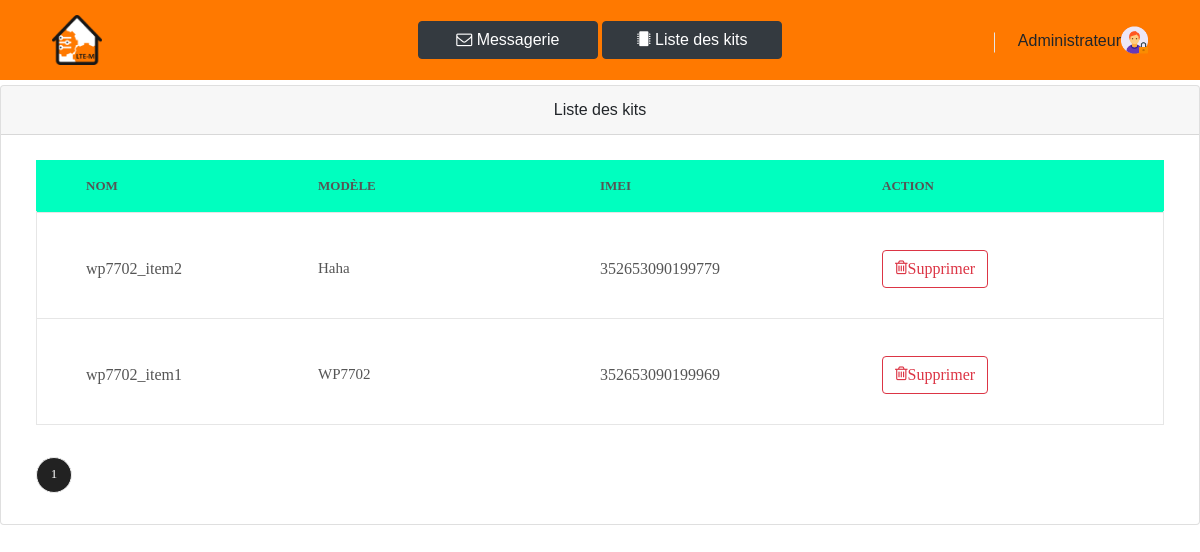
/listKitsAdmin.php (signed in), run on the app's committed database.
### tables this page shows
CREATE TABLE `kit` (
  `idKit` int(25) NOT NULL,
  `imei` varchar(25) NOT NULL,
  `serialNumber` varchar(25) NOT NULL,
  `modele` varchar(25) NOT NULL,
  `libelle` varchar(25) NOT NULL,
  `idClient` varchar(25) NOT NULL
);

### listKitsAdmin.php (the view, shortened to what this page needs)
<!DOCTYPE html>
<html lang="fr">
<head>
	<link rel="stylesheet" type="text/css" href="libs/vendor/bootstrap/css/bootstrap.min.css">
	<link rel="stylesheet" type="text/css" href="libs/fonts/font-awesome-4.7.0/css/font-awesome.min.css">
	<link rel="stylesheet" type="text/css" href="libs/fonts/themify/themify-icons.css">
	<link rel="stylesheet" type="text/css" href="libs/fonts/Linearicons-Free-v1.0.0/icon-font.min.css">
	<link rel="stylesheet" type="text/css" href="libs/fonts/elegant-font/html-css/style.css">
	<link rel="stylesheet" type="text/css" href="libs/vendor/animate/animate.css">
	<link rel="stylesheet" type="text/css" href="libs/vendor/css-hamburgers/hamburgers.min.css">
	<link rel="stylesheet" type="text/css" href="libs/vendor/animsition/css/animsition.min.css">
	<link rel="stylesheet" type="text/css" href="libs/vendor/select2/select2.min.css">
	<link rel="stylesheet" type="text/css" href="libs/vendor/slick/slick.css">
	<link rel="stylesheet" type="text/css" href="libs/css/util.css">
	<link rel="stylesheet" type="text/css" href="libs/css/main.css">
</head>
<body class="animsition">
	<?php
	require "header3.php"
	?>
	<div class="card text-center m-t-85">
		<div class="card-header">
			Liste des kits
		</div>
		<div class="card-body">
			<?php
			$kitsParPage = 5;
			$nbkits = 0;
			$bdd2 = new mysqli($servername, $username, $password, $dbname);
			$stmt4 = mysqli_prepare($bdd2, 'SELECT imei, modele, libelle FROM kit ORDER BY idKit DESC');
			mysqli_stmt_execute($stmt4);
			mysqli_stmt_bind_result($stmt4, $donnees['imei'], $donnees['modele'], $donnees['libelle']);
			while (mysqli_stmt_fetch($stmt4)) {
				$data[$nbkits] = $donnees['imei'] . ";" . $donnees['modele'] . ";" . $donnees['libelle'];
				$nbkits++;
			}
			$pagesTotales = ceil($nbkits / $kitsParPage);
			if (isset($_GET['page'])  and !empty($_GET['page'])  and $_GET['page'] > 0 and $_GET['page'] <= $pagesTotales) {
				$_GET['page'] = intval($_GET['page']);
				$pageCourante = $_GET['page'];
			} else {
				$pageCourante = 1;
			}
			if ($nbkits > 0) {
			?>
				<div align="left">
					<section class="cart bgwhite p-t-5 p-b-5">
						<div class="container">
							<div class="container-table-cart pos-relative">
								<div class="wrap-table-shopping-cart bgwhite">
									<table class="table-shopping-cart table-hover ">
										<tr class="table-head" style="background-color:#00FFBF;">
											<th style="width:25%;text-align:left" class="column-1">Nom</th>
											<th style="width:25%;text-align:left" class="column-2">Modèle</th>
											<th style="width:25%;text-align:left" class="column-3">IMEI</th>
											<th style="width:25%;text-align:left" class="column-4">Action</th>
										</tr>
										<?php
										foreach ($data as $value) {
											$tab = explode(";", $value);
										?>
											<tr class="table-row">
												<td class="column-1"><?php echo $tab[1];  ?></td>
												<td class="column-2"><?php echo $tab[2];  ?></td>
												<td class="column-3"><?php echo $tab[0];  ?> </td>
												<td class="column-4">
													<a href="deleteKit.php?imei=<?php echo $tab[0]; ?>"><button type="button" class="btn btn-outline-danger"><i style="float: left;" class="fa fa-trash-o"></i> Supprimer </button></a>
												</td>
											</tr>
										<?php } ?>
									</table>
								</div>
							</div>
							<div class="pagination flex-m flex-w p-t-26">
								<?php
								for ($nump = 1; $nump <= $pagesTotales; $nump++) {
									if ($nump == $pageCourante) {
								?>
										<a href="#" class="item-pagination flex-c-m trans-0-4 active-pagination"><?php echo $nump ?></a>
									<?php
									} else {
									?>
										<a href="listeKitsAdmin.php?page=<?php echo $nump ?>" class="item-pagination flex-c-m trans-0-4"><?php echo $nump ?></a>
								<?php
									}
								}
								?>
							</div>
						</div>
					</section>
				</div>
			<?php } ?>
		</div>
	</div>
</body>
</html>

### libs/css/main.css (style rules this page uses)
* { margin: 0px; padding: 0px; box-sizing: border-box; }
body, html { height: 100%; font-family: Montserrat-Regular, sans-serif; font-weight: 400; }
a { font-family: Montserrat-Regular; font-weight: 400; font-size: 15px; line-height: 1.7; color: #666666; margin: 0px; transition: all 0.4s; -webkit-transition: all 0.4s; -o-transition: all 0.4s; -moz-transition: all 0.4s; }
button { outline: none !important; border: none; background: transparent; }
.container { max-width: 1200px; }
.pagination { margin-right: -6px; margin-left: -6px; }
.item-pagination { font-family: Montserrat-Regular; font-size: 13px; color: #808080; width: 36px; height: 36px; border-radius: 50%; border: 1px solid #eeeeee; margin: 6px; }
.active-pagination { background-color: #222222; color: white; }
.wrap-table-shopping-cart { overflow: auto; }
.container-table-cart::before { content: ""; display: block; position: absolute; width: 1px; height: calc(100% - 51px); background-color: #e6e6e6; top: 51px; left: 0; }
.container-table-cart::after { content: ""; display: block; position: absolute; width: 1px; height: calc(100% - 51px); background-color: #e6e6e6; top: 51px; right: 0; }
.table-shopping-cart { border-collapse: collapse; width: 100%; min-width: 992px; }
.table-shopping-cart .table-row { border-top: 1px solid #e6e6e6; border-bottom: 1px solid #e6e6e6; }
.table-shopping-cart .column-1 { width: 225px; padding-left: 50px; }
.table-shopping-cart .column-2 { width: 330px; padding-right: 30px; }
.table-shopping-cart .column-3 { width: 133px; padding-right: 30px; }
.table-shopping-cart .column-4 { width: 355px; padding-right: 30px; }
.table-shopping-cart .table-head th { font-family: Montserrat-Bold; font-size: 13px; color: #555555; line-height: 1.5; text-transform: uppercase; padding-top: 16px; padding-bottom: 16px; }
.table-shopping-cart td { font-family: Montserrat-Regular; font-size: 16px; color: #555555; line-height: 1.5; padding-top: 37px; padding-bottom: 30px; }
.table-shopping-cart .table-row .column-2 { font-size: 15px; }
body { padding-right: 0px !important; }

### data on the page
kit: modele "wp7702_item2", libelle "Haha", imei "352653090199779"
kit: modele "wp7702_item1", libelle "WP7702", imei "352653090199969"
